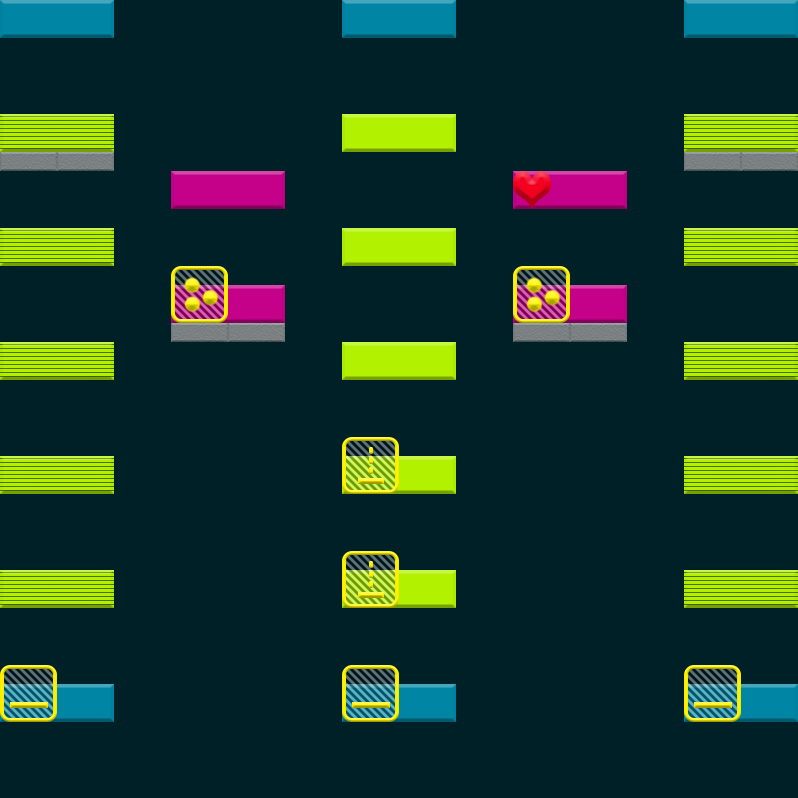

Below is a game level as drawn by its tile map, then a one-line description and the .tmx that defines it (tile-layer data replaced by summaries):
An orthogonal 14x42 tile map with 57x19 px tiles, 2 tile layers (Bricks, Powerups), 3 tilesets.

<map version="1.0" tiledversion="1.0.3" orientation="orthogonal" renderorder="left-up" width="14" height="42" tilewidth="57" tileheight="19" backgroundcolor="#002028" nextobjectid="15">
 <properties>
  <property name="FinalBallSpeedPercentageIncrease" type="int" value="25" />
 </properties>
 <tileset firstgid="1" name="Bricks" tilewidth="114" tileheight="38" tilecount="18" columns="0">
  <tile id="0">
   <properties>
    <property name="HitsToDestroy" type="int" value="1" />
   </properties>
   <image width="114" height="38" source="../../../../SourceImages/Game/Brick-A1.png" />
  </tile>
  <tile id="1">
   <properties>
    <property name="HitsToDestroy" type="int" value="2" />
   </properties>
   <image width="114" height="38" source="../../../../SourceImages/Game/Brick-A2.png" />
  </tile>
  <tile id="2">
   <properties>
    <property name="HitsToDestroy" type="int" value="1" />
   </properties>
   <image width="114" height="38" source="../../../../SourceImages/Game/Brick-B1.png" />
  </tile>
  <tile id="3">
   <properties>
    <property name="HitsToDestroy" type="int" value="2" />
   </properties>
   <image width="114" height="38" source="../../../../SourceImages/Game/Brick-B2.png" />
  </tile>
  <tile id="4">
   <properties>
    <property name="HitsToDestroy" type="int" value="1" />
   </properties>
   <image width="114" height="38" source="../../../../SourceImages/Game/Brick-C1.png" />
  </tile>
  <tile id="5">
   <properties>
    <property name="HitsToDestroy" type="int" value="2" />
   </properties>
   <image width="114" height="38" source="../../../../SourceImages/Game/Brick-C2.png" />
  </tile>
  <tile id="6">
   <properties>
    <property name="HitsToDestroy" type="int" value="1" />
   </properties>
   <image width="114" height="38" source="../../../../SourceImages/Game/Brick-D1.png" />
  </tile>
  <tile id="7">
   <properties>
    <property name="HitsToDestroy" type="int" value="2" />
   </properties>
   <image width="114" height="38" source="../../../../SourceImages/Game/Brick-D2.png" />
  </tile>
  <tile id="8">
   <properties>
    <property name="HitsToDestroy" type="int" value="-1" />
   </properties>
   <image width="114" height="38" source="../../../../SourceImages/Game/Brick-E1.png" />
  </tile>
  <tile id="9">
   <properties>
    <property name="HitsToDestroy" type="int" value="1" />
   </properties>
   <image width="57" height="19" source="../../../../SourceImages/Game/SmallBrick-A1.png" />
  </tile>
  <tile id="10">
   <properties>
    <property name="HitsToDestroy" type="int" value="2" />
   </properties>
   <image width="57" height="19" source="../../../../SourceImages/Game/SmallBrick-A2.png" />
  </tile>
  <tile id="11">
   <properties>
    <property name="HitsToDestroy" type="int" value="1" />
   </properties>
   <image width="57" height="19" source="../../../../SourceImages/Game/SmallBrick-B1.png" />
  </tile>
  <tile id="12">
   <properties>
    <property name="HitsToDestroy" type="int" value="2" />
   </properties>
   <image width="57" height="19" source="../../../../SourceImages/Game/SmallBrick-B2.png" />
  </tile>
  <tile id="14">
   <properties>
    <property name="HitsToDestroy" type="int" value="1" />
   </properties>
   <image width="57" height="19" source="../../../../SourceImages/Game/SmallBrick-C1.png" />
  </tile>
  <tile id="15">
   <properties>
    <property name="HitsToDestroy" type="int" value="2" />
   </properties>
   <image width="57" height="19" source="../../../../SourceImages/Game/SmallBrick-C2.png" />
  </tile>
  <tile id="16">
   <properties>
    <property name="HitsToDestroy" type="int" value="1" />
   </properties>
   <image width="57" height="19" source="../../../../SourceImages/Game/SmallBrick-D1.png" />
  </tile>
  <tile id="17">
   <properties>
    <property name="HitsToDestroy" type="int" value="2" />
   </properties>
   <image width="57" height="19" source="../../../../SourceImages/Game/SmallBrick-D2.png" />
  </tile>
  <tile id="18">
   <properties>
    <property name="HitsToDestroy" type="int" value="-1" />
   </properties>
   <image width="57" height="19" source="../../../../SourceImages/Game/SmallBrick-E1.png" />
  </tile>
 </tileset>
 <tileset firstgid="20" name="Powerups" tilewidth="57" tileheight="57" tilecount="6" columns="0">
  <tile id="0">
   <properties>
    <property name="PowerupType" type="int" value="3" />
   </properties>
   <image width="57" height="57" source="../../../../SourceImages/Game/PowerupFireball.png" />
  </tile>
  <tile id="1">
   <properties>
    <property name="PowerupType" type="int" value="1" />
   </properties>
   <image width="57" height="57" source="../../../../SourceImages/Game/PowerupLargerPaddle.png" />
  </tile>
  <tile id="2">
   <properties>
    <property name="PowerupType" type="int" value="2" />
   </properties>
   <image width="57" height="57" source="../../../../SourceImages/Game/PowerupMultiBall.png" />
  </tile>
  <tile id="3">
   <properties>
    <property name="PowerupType" type="int" value="4" />
   </properties>
   <image width="57" height="57" source="../../../../SourceImages/Game/PowerupBullets.png" />
  </tile>
  <tile id="4">
   <properties>
    <property name="PowerupType" type="int" value="5" />
   </properties>
   <image width="57" height="57" source="../../../../SourceImages/Game/PowerupRockets.png" />
  </tile>
  <tile id="5">
   <properties>
    <property name="PowerupType" type="int" value="6" />
   </properties>
   <image width="38" height="38" source="../../../../SourceImages/Game/LifeUp.png" />
  </tile>
 </tileset>
 <tileset firstgid="26" name="Wormholes" tilewidth="57" tileheight="57" tilecount="2" columns="0">
  <tile id="2">
   <image width="57" height="57" source="../../../../SourceImages/Game/WormholeIn.png" />
  </tile>
  <tile id="3">
   <image width="57" height="57" source="../../../../SourceImages/Game/WormholeOut.png" />
  </tile>
 </tileset>
 <layer name="Bricks" width="14" height="42">
  <data>[588 cells, 33 non-empty, 5 distinct tile ids]</data>
 </layer>
 <layer name="Powerups" width="14" height="42">
  <data>[588 cells, 8 non-empty, 4 distinct tile ids]</data>
 </layer>
 <objectgroup name="Wormholes" />
</map>
